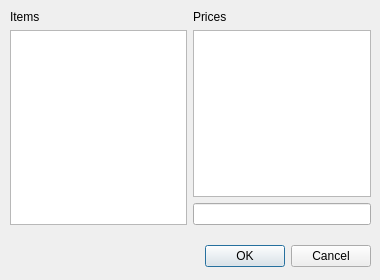
<?xml version="1.0" encoding="UTF-8"?>
<ui version="4.0">
 <class>dlgParts</class>
 <widget class="QDialog" name="dlgParts">
  <property name="geometry">
   <rect>
    <x>0</x>
    <y>0</y>
    <width>380</width>
    <height>280</height>
   </rect>
  </property>
  <property name="windowTitle">
   <string>Dialog</string>
  </property>
  <widget class="QDialogButtonBox" name="buttonBox">
   <property name="geometry">
    <rect>
     <x>30</x>
     <y>240</y>
     <width>341</width>
     <height>32</height>
    </rect>
   </property>
   <property name="orientation">
    <enum>Qt::Horizontal</enum>
   </property>
   <property name="standardButtons">
    <set>QDialogButtonBox::Cancel|QDialogButtonBox::Ok</set>
   </property>
  </widget>
  <widget class="QWidget" name="layoutWidget">
   <property name="geometry">
    <rect>
     <x>10</x>
     <y>10</y>
     <width>361</width>
     <height>215</height>
    </rect>
   </property>
   <layout class="QGridLayout" name="gridLayout">
    <item row="0" column="0">
     <widget class="QLabel" name="lblItems">
      <property name="text">
       <string>Items</string>
      </property>
      <property name="buddy">
       <cstring>lstItems</cstring>
      </property>
     </widget>
    </item>
    <item row="0" column="1">
     <widget class="QLabel" name="lblPrices">
      <property name="text">
       <string>Prices</string>
      </property>
      <property name="buddy">
       <cstring>lstItems</cstring>
      </property>
     </widget>
    </item>
    <item row="1" column="0" rowspan="2">
     <widget class="QListWidget" name="lstItems">
      <property name="sortingEnabled">
       <bool>true</bool>
      </property>
     </widget>
    </item>
    <item row="1" column="1">
     <widget class="QListWidget" name="lstPrices"/>
    </item>
    <item row="2" column="1">
     <widget class="QLineEdit" name="txtPrice"/>
    </item>
   </layout>
  </widget>
 </widget>
 <resources/>
 <connections>
  <connection>
   <sender>buttonBox</sender>
   <signal>accepted()</signal>
   <receiver>dlgParts</receiver>
   <slot>accept()</slot>
   <hints>
    <hint type="sourcelabel">
     <x>248</x>
     <y>254</y>
    </hint>
    <hint type="destinationlabel">
     <x>157</x>
     <y>274</y>
    </hint>
   </hints>
  </connection>
  <connection>
   <sender>buttonBox</sender>
   <signal>rejected()</signal>
   <receiver>dlgParts</receiver>
   <slot>reject()</slot>
   <hints>
    <hint type="sourcelabel">
     <x>316</x>
     <y>260</y>
    </hint>
    <hint type="destinationlabel">
     <x>286</x>
     <y>274</y>
    </hint>
   </hints>
  </connection>
  <connection>
   <sender>lstItems</sender>
   <signal>doubleClicked(QModelIndex)</signal>
   <receiver>lstPrices</receiver>
   <slot>setFocus()</slot>
   <hints>
    <hint type="sourcelabel">
     <x>95</x>
     <y>155</y>
    </hint>
    <hint type="destinationlabel">
     <x>212</x>
     <y>151</y>
    </hint>
   </hints>
  </connection>
  <connection>
   <sender>lstItems</sender>
   <signal>itemClicked(QListWidgetItem*)</signal>
   <receiver>lstPrices</receiver>
   <slot>setFocus()</slot>
   <hints>
    <hint type="sourcelabel">
     <x>119</x>
     <y>137</y>
    </hint>
    <hint type="destinationlabel">
     <x>316</x>
     <y>135</y>
    </hint>
   </hints>
  </connection>
  <connection>
   <sender>txtPrice</sender>
   <signal>returnPressed()</signal>
   <receiver>lstPrices</receiver>
   <slot>setFocus()</slot>
   <hints>
    <hint type="sourcelabel">
     <x>256</x>
     <y>211</y>
    </hint>
    <hint type="destinationlabel">
     <x>256</x>
     <y>174</y>
    </hint>
   </hints>
  </connection>
 </connections>
</ui>
